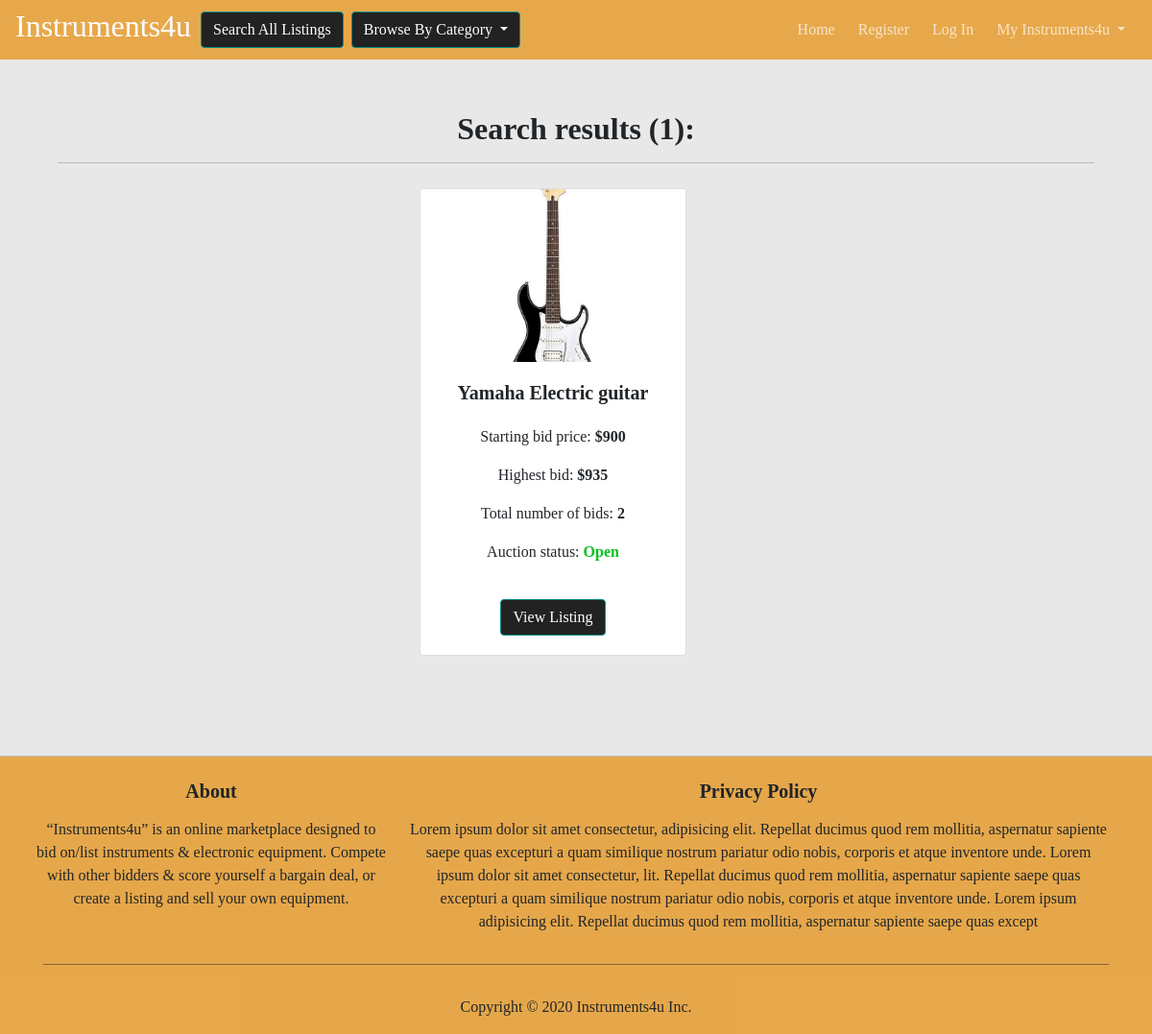
Page /browse/3 on the committed database.
### auction/models.py (models this page shows)
class Listing(db.Model):
    __tablename__ = 'listings'
    id = db.Column(db.Integer, primary_key=True)
    listTitle = db.Column(db.String(50))
    listingDate = db.Column(db.DateTime, default=datetime.now())
    startBid = db.Column(db.Integer)
    highestBid = db.Column(db.Integer)
    totalNumberOfBids = db.Column(db.Integer)
    auctionStatus = db.Column(db.Boolean, nullable=False)
    watchlist = db.relationship('Watchlist', backref ='listing')
    instrument_id = db.Column(db.Integer, db.ForeignKey('instruments.id'))
    user_id = db.Column(db.Integer, db.ForeignKey('users.id'))

class Instrument(db.Model):
    __tablename__ = "instruments"
    id = db.Column(db.Integer, primary_key=True)
    instrument = db.Column(db.String(50))
    category = db.Column(db.String(20))
    model = db.Column(db.String(20))
    brand = db.Column(db.String(20))
    year = db.Column(db.String(4))
    colour = db.Column(db.String(20))
    description = db.Column(db.String(250))
    image = db.Column(db.String(400))
    listings = db.relationship('Listing', backref ='instrument')

### auction/views.py (the view)
@bp.route('/browse/<category>', methods = ['GET', 'POST'])
def browse(category):
    listings = Listing.query.all() # Get all listings
    lengthOfAllListings = len(listings) # Get number of total listings
    listOfResultLengths = list() # Create an empty list to append to
    listOfResultLengths.append(lengthOfAllListings) # Add total listing num as first list item
    allCategories = ["Acoustic Guitar", "Electric/Rock Guitar", "Bass Guitar", "Piano/Keyboard", "Drums & Percussion",
             "Electronic/MIDI/Synth", "Orchestra/Strings", "Jazz/Woodwind", "Studio Hardware/Recording", "DJ Mixers/CDJ's", "Other"]
    for thisCategory in allCategories:
        filteredCategory = Instrument.query.filter_by(category = thisCategory).all() # Get the chosen category
        lengthOfFilteredResult = len(filteredCategory) # Get the length of said category
        listOfResultLengths.append(lengthOfFilteredResult) # Append all categories total length to list
    return render_template('browse_all.html', listings = listings, category = category,
                            listOfResultLengths = listOfResultLengths, allCategories = allCategories)

### auction/templates/browse_all.html
{% extends 'base.html' %}
{% block content %}
<div class="container pagePadding">
    <div class="container">
        <div class="row">
            <div class="col-lg text-center">
                {% for totalListings in listOfResultLengths %}
                    {% if category|int == loop.index %}
                        <h2>Search results ({{totalListings}}):</h2>
                    {% endif %}
                {% endfor %}
                <hr>
            </div>
        </div>
        {% if listings %}
            <div class="row justify-content-center" style="padding-top: 10px;">
                {% for listing in listings %}
                    {% if category == "1"  %}
                        {% include "browse_reuse.html" %}
                    {% elif category == "2" and listing.instrument.category == "Acoustic Guitar" %}
                        {% include "browse_reuse.html" %}
                    {% elif category == "3" and listing.instrument.category == "Electric/Rock Guitar" %}
                        {% include "browse_reuse.html" %}
                    {% elif category == "4" and listing.instrument.category == "Bass Guitar" %}
                        {% include "browse_reuse.html" %}
                    {% elif category == "5" and listing.instrument.category == "Piano/Keyboard" %}
                        {% include "browse_reuse.html" %}
                    {% elif category == "6" and listing.instrument.category == "Drums & Percussion" %}
                        {% include "browse_reuse.html" %}
                    {% elif category == "7" and listing.instrument.category == "Electronic/MIDI/Synth" %}
                        {% include "browse_reuse.html" %}
                    {% elif category == "8" and listing.instrument.category == "Orchestra/Strings" %}
                        {% include "browse_reuse.html" %}
                    {% elif category == "9" and listing.instrument.category == "Jazz/Woodwind" %}
                        {% include "browse_reuse.html" %}
                    {% elif category == "10" and listing.instrument.category == "Studio Hardware/Recording" %}
                        {% include "browse_reuse.html" %}
                    {% elif category == "11" and listing.instrument.category == "DJ Mixers/CDJ" %}
                        {% include "browse_reuse.html" %}
                    {% elif category == "12" and listing.instrument.category == "Other" %}
                        {% include "browse_reuse.html" %}
                    {% endif %}
                {% endfor %}
            </div>
        {% endif %}
    </div>
</div>
{% endblock %}

### auction/templates/browse_reuse.html
{% block content %}
<div class="card mb-5 mr-5 px-0 col-md-3" style="width: 20rem; text-align: center;">
    <img src="{{listing.instrument.image}}" class="card-img-top" alt="">
    <div class="card-body">
        <h5 class="card-title"><b>{{listing.listTitle}}</b></h5>
        <div class="card-text" style="padding-top: 10px;">
            <p>Starting bid price:<b> ${{listing.startBid}}</b></p>
            <p>Highest bid:<b> ${{listing.highestBid}}</b></p>
            <p>Total number of bids:<b> {{listing.totalNumberOfBids}}</b></p>
            {% if listing.auctionStatus %}
                <p>Auction status: <b style="color: rgb(5, 194, 30);">Open</b></p>
            {% else %}
                <p>Auction status: <b style="color: rgb(194, 5, 5);">Closed</b></p>
            {% endif %}
            <p style="padding-top: 5px;"></p>
            <a href="{{url_for('listing.show', id = listing.id)}}" class="btn btn-primary">View Listing</a>
        </div>
    </div>
</div>
{% endblock %}

### auction/static/css/styleSheet.css (style rules this page uses)
body { font-family: "Century Gothic"; background-color: rgb(34, 34, 34, 0.1); }
h2, h3, h4 { font-weight: bold; }
.pagePadding { padding-top: 115px; padding-bottom: 40px; }
.btn { background-color: rgb(34, 34, 34); color: white; border-color: rgb(13, 141, 135); }
.sideBorder, hr { border-right-style: solid; border-width: 1.5px; border-color: rgb(187, 187, 187); }
.card-img-top { width: 100%; height: 15vw; object-fit: cover; }

### rows in the picture
Listing: instrument.image (picture), listTitle "Yamaha Electric guitar", startBid "900", highestBid "935", totalNumberOfBids "2", shows "Auction status:", auctionStatus "Open"

### other values in the picture
{{ totalListings }} "1"
